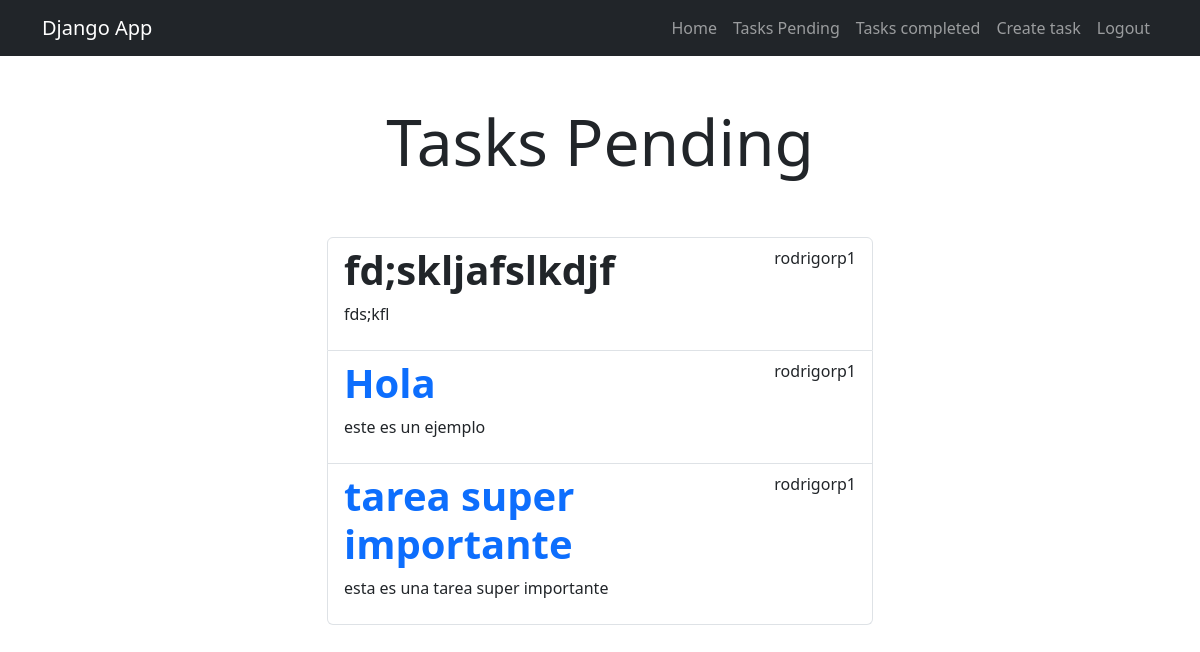
The page /tasks/ (signed in) on the database its author committed.
### tasks/models.py (models this page shows, shortened)
class Task(models.Model):
    title = models.CharField(max_length=100)
    description = models.TextField(blank=True)
    created = models.DateTimeField(auto_now_add=True)
    dateCompleted = models.DateTimeField(null=True, blank=True)
    important = models.BooleanField(default=False)
    user  = models.ForeignKey(User, on_delete=models.CASCADE)

### tasks/views.py (the view)
# urls.py: path('tasks/', views.tasks, name='tasks'),
@login_required
def tasks(request):
    tasks = Task.objects.filter(user = request.user, dateCompleted__isnull=True)
    return render(request, 'tasks.html', {'tasks':tasks})

### tasks/templates/tasks.html (shortened to what this page needs)
{% extends 'base.html' %}
{% block content %}
    <main class="container">
        <div class="row">
            <div class="col-md-6 offset-md-3">
                <h1 class="text-center display-3 py-5">Tasks Pending</h1>
                <ul class="list-group">
                    {% for task in tasks %}
                    <a class="list-group-item" href="{% url 'task_detail' task.id %}">
                        <header class="d-flex justify-content-between">
                            {% if task.important %}
                                <h1 class="fw-bold text-primary">{{task.title}}</h1>
                            {% else %}
                                <h1 class="fw-bold">{{task.title}}</h1>
                            {% endif %}
                            <p>{{task.user.username}}</p>
                        </header>
                        <p>{{task.description}}</p>
                    </a>
                    {% endfor %}
                </ul>
            </div>
        </div>
    </main>
{% endblock %}

### tasks/templates/base.html (shortened to what this page needs)
<!DOCTYPE html>
<html lang="en">
<head>
    <link rel="stylesheet" href="https://cdn.jsdelivr.net/npm/bootstrap@5.3.0/dist/css/bootstrap.min.css">
</head>
<body>
    <nav class="navbar navbar-expand-lg bg-dark navbar-dark">
        <div class="container">
            <a class="navbar-brand" href="/">Django App</a>
            <div class="collapse navbar-collapse" id="navbarNav">
                <ul class="navbar-nav ms-auto">
                    <li>
                        <a class="nav-link" href="/">Home</a>
                    </li>
                    {% if user.is_authenticated %}
                        <li class="nav-item">
                            <a class="nav-link" href="/tasks">Tasks Pending</a>
                        </li>
                        <li class="nav-item">
                            <a class="nav-link" href="/tasks_completed">Tasks completed</a>
                        </li>
                        <li class="nav-item">
                            <a class="nav-link" href="/tasks/create">Create task</a>
                        </li>
                        <li class="nav-item">
                            <a class="nav-link" href="/logout">Logout</a>
                        </li>
                    {% endif %}
                </ul>
            </div>
        </div>
    </nav>
    {% block content %}
    {% endblock %}
</body>
</html>

### rows shown on the page
Task: title "fd;skljafslkdjf", user.username "rodrigorp1", description "fds;kfl"
Task: title "Hola", user.username "rodrigorp1", description "este es un ejemplo"
Task: title "tarea super importante", user.username "rodrigorp1", description "esta es una tarea super importante"
